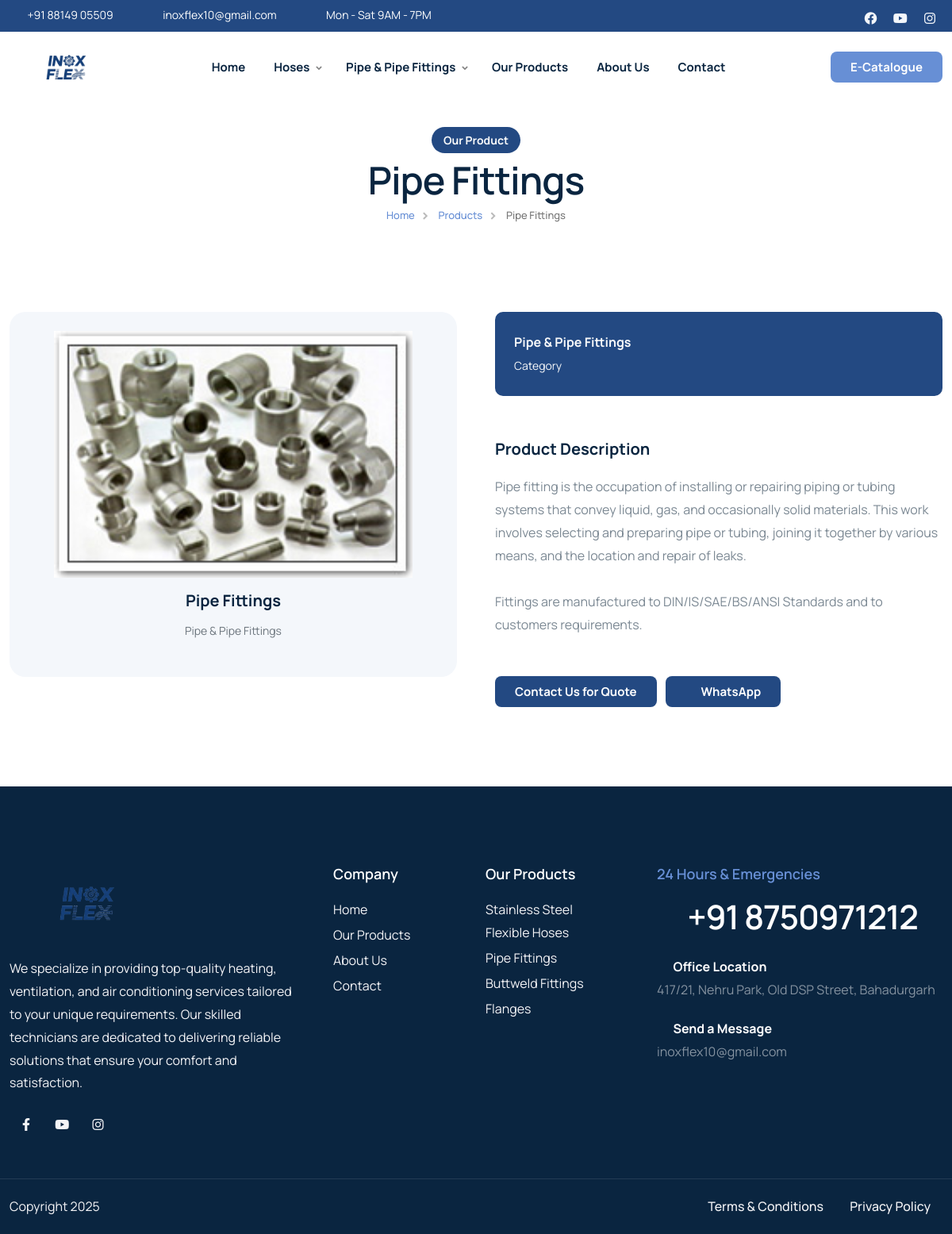
The app's page /pipe-fittings/pipe-fittings/ with its own data.
### home/models.py (models this page shows, shortened)
class Category(models.Model):
    name = models.CharField(max_length=100)
    slug = models.SlugField(blank=True, null=True)
    description = RichTextField(blank=True, null=True)
    image = models.ImageField(upload_to='categories/', blank=True, null=True)
    status = models.BooleanField(default=True)
    created_at = models.DateTimeField(auto_now_add=True)
    updated_at = models.DateTimeField(auto_now=True)

class Product(models.Model):
    name = models.CharField(max_length=100)
    slug = models.SlugField(blank=True, null=True)
    description = RichTextField(blank=True, null=True)
    image = models.ImageField(upload_to='products/', blank=True, null=True)
    image_url = models.URLField(max_length=500, blank=True, null=True, help_text="Alternative: Use image URL instead of uploading")
    price = models.DecimalField(max_digits=10, decimal_places=2)
    category = models.ForeignKey(Category, on_delete=models.CASCADE, related_name='products')
    status = models.BooleanField(default=True)
    created_at = models.DateTimeField(auto_now_add=True)
    updated_at = models.DateTimeField(auto_now=True)
    def get_image(self):
        if self.image:
            return self.image.url
        elif self.image_url:
            return self.image_url
        return None

### home/views.py (the view)
# urls.py: path('<slug:category_slug>/<slug:product_slug>/', views.product_detail, name='product_detail'),
def product_detail(request, category_slug, product_slug):
    product = get_object_or_404(
        Product,
        slug=product_slug,
        category__slug=category_slug,
        status=True
    )
    related_products = Product.objects.filter(
        category=product.category,
        status=True
    ).exclude(id=product.id)[:4]
    context = {
        'product': product,
        'related_products': related_products,
    }
    return render(request, 'product-details.html', context)

### home/context_processors.py (called while the page is built)
def categories(request):
    categories = Category.objects.filter(status=True).prefetch_related('subcategories')
    products = Product.objects.filter(status=True).select_related('category')
    site_settings = SiteSettings.load()
    return {
        'categories': categories,
        'products': products,
        'site_settings': site_settings,
    }

### home/models.py (called while the page is built)
    @classmethod
    def load(cls):
        obj, _ = cls.objects.get_or_create(pk=1)
        return obj

    def get_whatsapp_number(self):
        return self.whatsapp_number or self.phone_number

    def get_whatsapp_url_number(self):
        number = self.get_whatsapp_number()
        return number.replace('+', '').replace(' ', '').replace('-', '')

### templates/product-details.html (shortened to what this page needs)
{% load static %}
<!DOCTYPE html>
<html lang="en">
{% include "head.html" %}
<body>
    <div id="wrapper">
        {% include "header.html" %}
        <div class="no-bottom no-top" id="content">
            <section id="subheader">
                <div class="container relative z-index-1000">
                    <div class="row g-4 gx-5">
                        <div class="col-lg-6 offset-lg-3 text-center">
                            <div class="subtitle s2 bg-color text-light wow fadeInUp mb-2">Our Product</div>
                            <h1>{{ product.name }}</h1>
                            <ul class="crumb">
                                <li><a href="{% url 'homepage' %}">Home</a></li>
                                <li><a href="{% url 'product_list' %}">Products</a></li>
                                <li class="active">{{ product.name }}</li>
                            </ul>
                        </div>
                        <div class="spacer-double"></div>
                        <div class="col-lg-6">
                            <div class="bg-color-3 relative hover overflow-hidden rounded-20px">
                               <div class="text-center py-4">
                                   {% if product.get_image %}
                                       <img src="{{ product.get_image }}" class="w-80 img-fluid" alt="{{ product.name }}">
                                   {% else %}
                                       <img src="{% static 'images/products/1.webp' %}" class="w-80 img-fluid" alt="{{ product.name }}">
                                   {% endif %}
                                   <h4 class="mt-3">{{ product.name }}</h4>
                                   <p class="small text-muted">{{ product.category.name }}</p>
                               </div>
                            </div>
                        </div>
                        <div class="col-lg-6">
                            <div class="row g-4 relative z-1000 mb-4">
                                <div class="col-12">
                                    <div class="bg-color h-100 text-light rounded-10 p-4">
                                        <div class="fw-bold">{{ product.category.name }}</div>
                                        <div class="fs-14">Category</div>
                                    </div>
                                </div>
                            </div>
                            <div class="spacer-single"></div>
                            <h4>Product Description</h4>
                            <div class="spacer-10"></div>
                            <div>{{ product.description|safe }}</div>
                            <div class="spacer-single"></div>
                            <a class="btn-main" href="{% url 'contact' %}">Contact Us for Quote</a>
                            <a class="btn-main bg-color ms-2" href="https://wa.me/{{ site_settings.get_whatsapp_url_number }}?text=Hi%2C%20I%27m%20interested%20in%20{{ product.name|urlencode }}" target="_blank">
                                <i class="icofont-brand-whatsapp me-2"></i>WhatsApp
                            </a>
                        </div>
                    </div>
                </div>
            </section>
        </div>
        {% include "footer.html" %}
    </div>
</body>
</html>

### templates/header.html (shortened to what this page needs)
{% load static %}
<header class="header-light scroll-light has-topbar">
    <div id="topbar">
        <div class="container">
            <div class="row">
                <div class="col-lg-12">
                    <div class="d-flex justify-content-between xs-hide">
                        <div class="header-widget d-flex">
                            <div class="topbar-widget"><a href="tel:+918814905509"><i class="icofont-phone"></i>+91 88149 05509</a></div>
                            <div class="topbar-widget"><a href="mailto:inoxflex10@gmail.com"><i class="icofont-envelope"></i>inoxflex10@gmail.com</a></div>
                            <div class="topbar-widget"><a href="#"><i class="icofont-wall-clock"></i>Mon - Sat 9AM - 7PM</a></div>
                        </div>
                        <div class="d-flex align-items-center">
                            <div class="social-icons">
                                {% if site_settings.facebook_url %}
                                <a href="{{ site_settings.facebook_url }}" target="_blank" rel="noopener noreferrer"><i class="fa-brands fa-facebook fa-lg"></i></a>
                                {% endif %}
                                {% if site_settings.youtube_url %}
                                <a href="{{ site_settings.youtube_url }}" target="_blank" rel="noopener noreferrer"><i class="fa-brands fa-youtube fa-lg"></i></a>
                                {% endif %}
                                {% if site_settings.instagram_url %}
                                <a href="{{ site_settings.instagram_url }}" target="_blank" rel="noopener noreferrer"><i class="fa-brands fa-instagram fa-lg"></i></a>
                                {% endif %}
                            </div>
                        </div>
                    </div>
                </div>
            </div>
        </div>
    </div>
    <div class="container">
        <div class="row">
            <div class="col-md-12">
                <div class="de-flex sm-pt10">
                    <div class="de-flex-col">
                        <div id="logo">
                            <a href="{% url 'homepage' %}">
                                <img class="logo-main" src="{% static 'images/logo/logo.png' %}" alt="Inox Flex" width="200" height="70" style="object-fit: contain;">
                            </a>
                        </div>
                    </div>
                    <div class="de-flex-col header-col-mid">
                        <ul id="mainmenu">
                            <li><a class="menu-item" href="{% url 'homepage' %}">Home</a></li>
                            {% for category in categories %}
                            <li><a class="menu-item" href="{% url 'category_detail' slug=category.slug %}">{{ category.name }}</a>
                            </li>
                            {% endfor %}
                            <li><a class="menu-item" href="{% url 'product_list' %}">Our Products</a></li>
                            <li><a class="menu-item" href="{% url 'about' %}">About Us</a></li>
                            <li><a class="menu-item" href="{% url 'contact' %}">Contact</a></li>
                        </ul>
                    </div>
                    <div class="de-flex-col">
                        <div class="menu_side_area">
                            <a href="{% static 'file/INOX FLEX.pdf' %}" class="btn-main bg-color-2 e-catalogue-btn" target="_blank">E-Catalogue</a>
                        </div>
                    </div>
                </div>
            </div>
        </div>
    </div>
</header>

### templates/footer.html (shortened to what this page needs)
{% load static %}
<footer class="section-dark">
    <div class="container">
        <div class="row gx-5">
            <div class="col-lg-4 col-sm-6">
                <img src="{% static "images/logo/logo.png" %}" alt="" width="200">
                <div class="spacer-20"></div>
                <p>We specialize in providing top-quality heating, ventilation, and air conditioning services tailored to your unique requirements. Our skilled technicians are dedicated to delivering reliable solutions that ensure your comfort and satisfaction.</p>
                <div class="social-icons mb-sm-30">
                    {% if site_settings.facebook_url %}
                    <a href="{{ site_settings.facebook_url }}" target="_blank" rel="noopener noreferrer"><i class="fa-brands fa-facebook-f"></i></a>
                    {% endif %}
                    {% if site_settings.youtube_url %}
                    <a href="{{ site_settings.youtube_url }}" target="_blank" rel="noopener noreferrer"><i class="fa-brands fa-youtube"></i></a>
                    {% endif %}
                    {% if site_settings.instagram_url %}
                    <a href="{{ site_settings.instagram_url }}" target="_blank" rel="noopener noreferrer"><i class="fa-brands fa-instagram"></i></a>
                    {% endif %}
                </div>
            </div>
            <div class="col-lg-4 col-sm-12 order-lg-1 order-sm-2">
                <div class="row">
                    <div class="col-lg-6 col-sm-6">
                        <div class="widget">
                            <h5>Company</h5>
                            <ul>
                                <li><a href="/">Home</a></li>
                                <li><a href="/products">Our Products</a></li>
                                <li><a href="/about">About Us</a></li>
                                <li><a href="/contact">Contact</a></li>
                            </ul>
                        </div>
                    </div>
                    <div class="col-lg-6 col-sm-6">
                        <div class="widget">
                            <h5>Our Products</h5>
                            <ul>
                                {% for product in products %}
                                <li><a href="{% url 'product_detail' category_slug=product.category.slug product_slug=product.slug %}">{{ product.name }}</a></li>
                                {% empty %}
                                <li><a href="{% url 'product_list' %}">View All Products</a></li>
                                {% endfor %}
                            </ul>
                        </div>
                    </div>
                </div>
            </div>
            <div class="col-lg-4 col-sm-6 order-lg-2 order-sm-1">
                <div class="widget">
                    <h5 class="id-color-2">24 Hours &amp; Emergencies</h5>
                    <h2 class="jarallax mb0 wow fadeInUp" data-wow-delay=".2s">
                        <a href="tel:+918750971212" class="text-decoration-none text-white hover-color-2">
                            <i class="icofont-phone-circle id-color-2"></i> +91 8750971212
                        </a>
                    </h2>
                    <div class="spacer-20"></div>
                    <div class="fw-bold text-white"><i class="icofont-location-pin me-2 id-color-2"></i>Office Location</div>
                    <a href="https://www.google.com/maps/search/?api=1&query=417/21,+Nehru+Park,+Old+DSP+Street,+Bahadurgarh" target="_blank" class="text-decoration-none text-white-50 hover-color-2">
                        417/21, Nehru Park, Old DSP Street, Bahadurgarh
                    </a>
                    <div class="spacer-20"></div>
                    <div class="fw-bold text-white"><i class="icofont-envelope me-2 id-color-2"></i>Send a Message</div>
                    <a href="mailto:inoxflex10@gmail.com" class="text-decoration-none text-white-50 hover-color-2">
                        inoxflex10@gmail.com
                    </a>
                </div>
            </div>
        </div>
    </div>
    <div class="subfooter">
        <div class="container">
            <div class="row">
                <div class="col-md-12">
                    <div class="de-flex">
                        <div class="de-flex-col">
                            Copyright 2025
                        </div>
                        <ul class="menu-simple">
                            <li><a href="{% url 'terms' %}">Terms &amp; Conditions</a></li>
                            <li><a href="{% url 'privacy' %}">Privacy Policy</a></li>
                        </ul>
                    </div>
                </div>
            </div>
        </div>
    </div>
</footer>

### static/css/colors/scheme-01.css (style rules this page uses)
:root { --primary-color: #234982; --primary-color-rgb: 35, 73, 130; --secondary-color: #678fd5; --secondary-color-rgb: 103, 143, 213; --tertiary-color: #F4F7FB; --tertiary-color-rgb: 244, 247, 251; }

### templates/header.html (style rules this page uses)
.topbar-widget a[href^="tel"], .topbar-widget a[href^="mailto"] { transition: all 0.3s ease; position: relative; }
#logo img { max-height: 70px; width: auto; height: auto; transition: all 0.3s ease; }
#logo { display: flex; align-items: center; padding: 10px 0; }
#logo a { display: flex; align-items: center; }
body { top: 0 !important; }

### templates/footer.html (style rules this page uses)
.hover-color-2 { transition: color 0.3s ease, opacity 0.3s ease; }
footer .widget a[href*="google.com/maps"] { display: inline-block; position: relative; }
footer .widget a[href^="mailto"] { display: inline-block; }
footer a[href^="tel"], footer a[href^="mailto"], footer a[href*="maps"] { cursor: pointer; }

### records on screen
Category: name "Hoses"
Category: name "Pipe & Pipe Fittings"
Product: name "Pipe Fittings", get_image (picture), category.name "Pipe & Pipe Fittings", description "Pipe fitting is the occupation of installing or repairing piping or tubing systems that convey liquid, gas, and occasionally solid materials. This work involves selecting and preparing pipe or tubing, joining it together by various means, and the location and repair of leaks. Fittings are manufactured to DIN/IS/SAE/BS/ANSI Standards and to customers requirements."
Product: name "Stainless Steel Flexible Hoses"
Product: name "Buttweld Fittings"
Product: name "Flanges"
